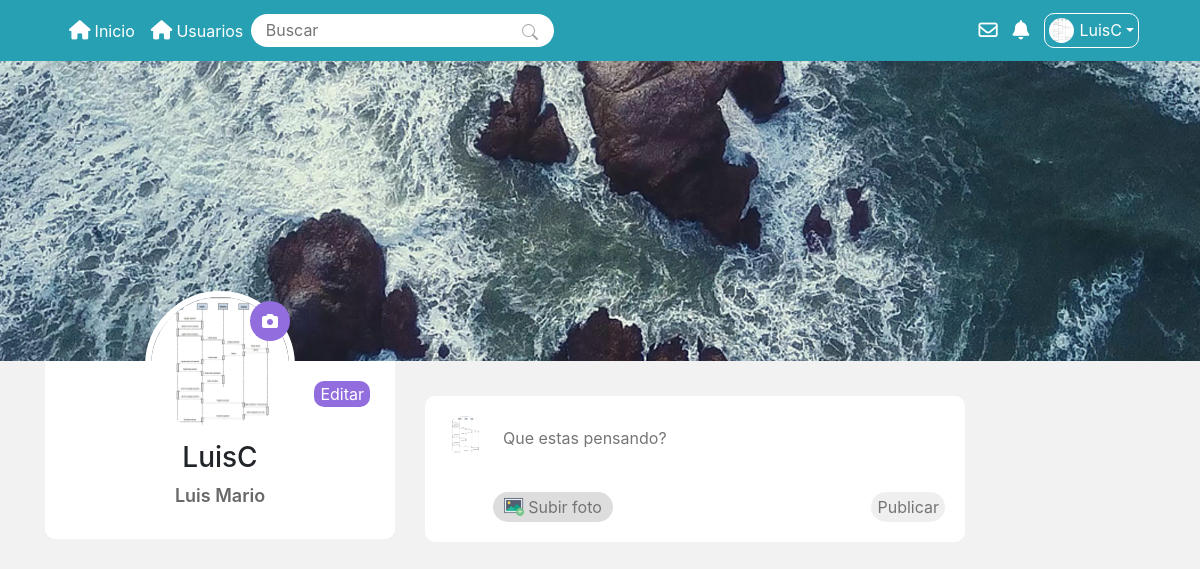
Page /perfil/LuisC (signed in) on the committed database.
### tables this page shows
CREATE TABLE `perfil` (
  `idperfil` int(11) NOT NULL,
  `idUsuario` int(11) NOT NULL,
  `fotoPerfil` varchar(200) NOT NULL,
  `nombreCompleto` varchar(100) NOT NULL
);

CREATE TABLE `usuarios` (
  `idusuario` int(11) NOT NULL,
  `idPrivilegio` int(11) NOT NULL,
  `correo` varchar(100) NOT NULL,
  `usuario` varchar(50) NOT NULL,
  `contrasena` varchar(255) NOT NULL,
  `fecha_registro` timestamp NOT NULL DEFAULT current_timestamp() ON UPDATE current_timestamp()
);

### app/libs/Core.php (called while the page is built, shortened)
<?php
class Core
{
    protected $currentMethod = 'index';
    public function __construct()
    {
        $url = $this->getUrl();
        if (file_exists('../app/controllers/' . ucwords($url[0]) . '.php')) {
            unset($url[0]);
        }
        $this->currentController = new $this->currentController;
        $this->parameters = $url ? array_values($url) : [];
        call_user_func_array([$this->currentController , $this->currentMethod] , $this->parameters);
    }
    public function getUrl()
    {
        if (isset($_GET['url'])) {
            $url = rtrim($_GET['url'], '/');
            $url = filter_var($url, FILTER_SANITIZE_URL);
            $url = explode('/', $url);
            return $url;
        }
    }
}

### public/index.php (called while the page is built, shortened)
<?php
$init = new Core;

### app/libs/Base.php (called while the page is built, shortened)
<?php
class Base
{
    private $host = DB_HOST;
    private $dbname = DB_NAME;
    private $user = DB_USER;
    private $password = DB_PASSWORD;
    private $dbh;
    private $stmt;
    public function __construct()
    {
        $dns = 'mysql:host=' . $this->host . ';dbname=' . $this->dbname;
        $option = [
            PDO::ATTR_ERRMODE => true,
            PDO::ATTR_ERRMODE => PDO::ERRMODE_EXCEPTION
        ];
        try {
            $this->dbh = new PDO($dns, $this->user, $this->password, $option);
            $this->dbh->exec('set names utf8');
        } catch (PDOException $e) {
            $this->error = $e->getMessage();
            echo $this->error;
        }
    }
    public function query($sql)
    {
        return $this->stmt = $this->dbh->prepare($sql);
    }
    public function bind($parametro, $valor, $tipo = null)
    {
        if (is_null($tipo)) {
            switch (true) {
                default:
                    $tipo = PDO::PARAM_STR;
                    break;
            }
        }
        return $this->stmt->bindValue($parametro, $valor, $tipo);
    }
    public function execute()
    {
        return $this->stmt->execute();
    }
    public function register()
    {
        $this->execute();
        return $this->stmt->fetch(PDO::FETCH_OBJ);
    }
}

### app/models/usuario.php (called while the page is built, shortened)
<?php
class usuario
{
    private $db;
    public function __construct()
    {
        $this->db = new Base;
    }
    public function getUsuario($usuario)
    {
        $this->db->query('SELECT * FROM usuarios WHERE usuario = :user');
        $this->db->bind(':user', $usuario);
        return $this->db->register();
    }
    public function getPerfil($idusuario)
    {
        $this->db->query('SELECT * FROM perfil WHERE idUsuario = :id');
        $this->db->bind(':id', $idusuario);
        return $this->db->register();
    }
}

### app/views/pages/perfil/perfil.php (the view, shortened to what this page needs)
<?php
include_once URL_APP . '/views/custom/header.php';
include_once URL_APP . '/views/custom/navbar.php';
?>
<div class="perfil-container-usuario">
    <div class="imagen-header-perfil-usuario">
        <img src="<?php echo URL_PROJECT ?>/img/imagenesPerfil/imagenes-portada-perfil/cover-img.jpg" class="imagen-portada-perfil" alt="">
    </div>
    <div class="container-header-usuario">
        <div class="container">
            <div class="row">
                <div class="col-md-4">
                    <div class="datos-perfil-usuario">
                        <img src="<?php echo URL_PROJECT ?>/<?php echo $datos['perfil']->fotoPerfil ?>" class="imagen-perfil-usuario" alt="">
                        <?php if ($datos['usuario']->idusuario == $_SESSION['logueado']) : ?>
                            <div class="imagen-perfil-cambiar">
                                <form action="<?php echo URL_PROJECT ?>/perfil/cambiarImagen" method="POST" enctype="multipart/form-data">
                                    <i class="fas fa-camera"></i>
                                    </div>
                                    <div class="editar-perfil">
                                        <button class="btn-change-image">Editar</button>
                                    </div>
                        <?php endif ?>
                        <div class="datos-personales-usuario">
                            <h3><?php echo ucwords($datos['usuario']->usuario) ?></h3>
                            <div class="descripcion-usuario">
                                <span><?php echo $datos['perfil']->nombreCompleto ?></span>
                            </div>
                        </div>
                    </div>
                </div>
                <div class="col-md-6">
                    <div class="container-principal-informacion-usuario">
                        <div class="container-style-main">
                            <?php if ($datos['usuario']->idusuario == $_SESSION['logueado']) : ?>
                                <div class="container-usuario-publicar">
                                    <a href="<?php echo URL_PROJECT ?>/perfil/<?php echo $datos['usuario']->usuario ?>"><img src="<?php echo URL_PROJECT . '/' . $datos['perfil']->fotoPerfil ?>" class="image-border " alt=""></a>
                                    <form action="" class="form-publicar ml-2">
                                        <textarea name="" id="" class="published mb-0" name="post" placeholder="Que estas pensando?" required></textarea>
                                        <div class="image-upload-file">
                                            <div class="upload-photo">
                                                <img src="<?php echo URL_PROJECT ?>/img/image.png" alt="" class="image-public">
                                                <span class="ml-1">Subir foto</span>
                                            </div>
                                            <button class="btn-publi">Publicar</button>
                                        </div>
                                    </form>
                                </div>
                            <?php endif ?>
                        </div>
                    </div>
                </div>
                <div class="col-md-2">
                </div>
            </div>
        </div>
    </div>
</div>
<?php
include_once URL_APP . '/views/custom/footer.php';
?>

### app/views/custom/navbar.php (shortened to what this page needs)
<header>
    <div class="container">
        <nav class="navbar navbar-expand-lg navbar-light text-white">
            <div class="collapse navbar-collapse" id="navbarSupportedContent">
                <ul class="navbar-nav mr-auto">
                    <li class="nav-item">
                        <a class="nav-link text-white" href="<?php echo URL_PROJECT ?>/home"><span class="big"><i class="fas fa-home mr-1"></i></span>Inicio</a>
                    </li>
                    <li class="nav-item">
                        <a class="nav-link text-white" href="<?php echo URL_PROJECT ?>/home/usuarios"><span class="big"><i class="fas fa-home mr-1"></i></span>Usuarios</a>
                    </li>
                    <li class="nav-item">
                        <form action="<?php echo URL_PROJECT ?>/home/buscar" method="POST" class="tipe-form form-inline my-2 my-lg-0">
                            <input type="text" name="buscar" class="form-style" placeholder="Buscar" />
                            <button class="btn-form" type="submit">
                            </button>
                        </form>
                    </li>
                </ul>
                <div class="links">
                    <div class="notificacion-container">
                        <a href="<?php echo URL_PROJECT ?>/mensajes" class="notificacion-container"><span class="big"><i class="far fa-envelope"></i></span></a>
                    </div>
                </div>
                <div class="links">
                    <div class="notificacion-container">
                        <a href="<?php echo URL_PROJECT ?>/notificaciones" class="notificacion-container"><span class="big"><i class="fas fa-bell"></i></span>
                        </a>
                    </div>
                </div>
                <div class="dropdown">
                    <span class="btn-radio dropdown-toggle" id="actionPerfil" data-toggle="dropdown" aria-haspopup="true" aria-expanded="false">
                        <img src="<?php echo URL_PROJECT . '/' . $datos['perfil']->fotoPerfil ?>" alt="perfil" class="img-perfil" />
                        <?php echo ucwords($_SESSION['usuario']); ?>
                    </span>
                </div>
            </div>
        </nav>
    </div>
</header>

### public/css/style.css (style rules this page uses)
:root { --main-color: #27a0b3 }
.links { color: #5d5d5d }
.big { font-size: 1.2em; }
body { margin: 0; padding: 0; display: flex; flex-wrap: wrap; flex-direction: column; min-height: 100vh; background-color: #F2F2F2 }
.notificacion-container { display: flex; }

### public/css/navbar.css (style rules this page uses)
header { background-color: var(--main-color); }
.tipe-form { height: 100%; }
.form-style { outline: none; border: 0; border-top-left-radius: 21px; border-bottom-left-radius: 21px; padding: .3em 0 .3em .9em }
.btn-form { border: 0; width: 40px; border-top-right-radius: 21px; border-bottom-right-radius: 21px; padding: .3em .5em .3em 0; background-color: #ffffff; color: #a5a5a5; margin: 0; cursor: pointer; }
.img-perfil { width: 25px; height: 25px; border-radius: 50%; margin-right: 5px }
.links { margin-right: 15px; }
.links a { color: #ffffff; text-decoration: none; }
.btn-radio { background-color: var(--main-color); border: 1px solid #ffffff; display: flex; justify-content: center; align-items: center; padding: 4px; border-radius: 10px; cursor: pointer; transition: all .5s; }

### public/css/home.css (style rules this page uses)
.container-usuario-publicar { background-color: #ffffff; border-radius: 10px; width: 100%; display: flex; padding: 20px; }
.published { width: 100%; height: 70px; border-radius: 10px; padding: 10px; outline: none; border: 0; overflow: hidden; resize: none; }
.image-border { height: 40px; width: 40px; border-radius: 50%; }
.image-upload-file { position: relative; display: flex; justify-content: space-between; }
.form-publicar { width: 100% }
.upload-photo { background-color: #dddddd; box-sizing: border-box; border-radius: 20px; width: 120px; display: flex; align-items: center; justify-content: center; height: 30px; color: #747474; }
.btn-publi { border: 0; height: 30px; border-radius: 18px; color: #747474; transition: all .5s }
.image-public { width: 20px; height: 20px; }

### public/css/perfil.css (style rules this page uses)
.imagen-portada-perfil { width: 100%; height: 300px; object-fit: cover; }
.imagen-perfil-usuario { width: 150px; height: 150px; border-radius: 50%; position: absolute; top: -70px; border: 6px solid #ffffff; }
.imagen-perfil-cambiar { position: absolute; top: -60px; width: 40px; height: 40px; right: 120px; background-color: #926dde; border-radius: 50%; display: flex; justify-content: center; align-items: center; color: #ffffff; }
.datos-perfil-usuario { width: 100%; background-color: #ffffff; display: flex; justify-content: center; padding: 20px; border-bottom-left-radius: 10px; border-bottom-right-radius: 10px; }
.btn-change-image { border: 0; border-radius: 10px; background-color: #926dde; color: #ffffff; }
.editar-perfil { position: absolute; right: 40px; }
.container-header-usuario { width: 100%; }
.container-principal-informacion-usuario { margin-top: 35px; }
.datos-personales-usuario { display: flex; text-align: center; align-items: center; flex-direction: column; padding: 10px; width: 100%; margin-top: 50px; }
.descripcion-usuario { font-size: 18px; font-weight: 600; color: #686868;; }

### rows in the picture
perfil: fotoPerfil (picture), nombreCompleto "Luis Mario"
usuarios: usuario "LuisC"

### other values in the picture
$_SESSION['usuario'] "LuisC"
